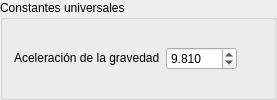
         <widget class="QGroupBox" name="ConstantesBox">
          <property name="title">
           <string>Constantes universales</string>
          </property>
          <layout class="QGridLayout" name="gridLayout_7">
           <item row="0" column="0">
            <widget class="QLabel" name="g_label">
             <property name="sizePolicy">
              <sizepolicy hsizetype="Preferred" vsizetype="Fixed">
               <horstretch>0</horstretch>
               <verstretch>0</verstretch>
              </sizepolicy>
             </property>
             <property name="layoutDirection">
              <enum>Qt::LeftToRight</enum>
             </property>
             <property name="text">
              <string>Aceleración de la gravedad</string>
             </property>
             <property name="alignment">
              <set>Qt::AlignLeading|Qt::AlignLeft|Qt::AlignVCenter</set>
             </property>
            </widget>
           </item>
           <item row="0" column="1">
            <widget class="QDoubleSpinBox" name="g_box">
             <property name="sizePolicy">
              <sizepolicy hsizetype="Fixed" vsizetype="Fixed">
               <horstretch>0</horstretch>
               <verstretch>0</verstretch>
              </sizepolicy>
             </property>
             <property name="suffix">
              <string/>
             </property>
             <property name="decimals">
              <number>3</number>
             </property>
             <property name="minimum">
              <double>0.000000000000000</double>
             </property>
             <property name="maximum">
              <double>100.000000000000000</double>
             </property>
             <property name="singleStep">
              <double>0.100000000000000</double>
             </property>
             <property name="value">
              <double>9.810000000000000</double>
             </property>
            </widget>
           </item>
           <item row="0" column="2">
            <widget class="QLabel" name="g_image">
             <property name="enabled">
              <bool>true</bool>
             </property>
             <property name="sizePolicy">
              <sizepolicy hsizetype="Fixed" vsizetype="Fixed">
               <horstretch>0</horstretch>
               <verstretch>0</verstretch>
              </sizepolicy>
             </property>
             <property name="minimumSize">
              <size>
               <width>20</width>
               <height>20</height>
              </size>
             </property>
             <property name="maximumSize">
              <size>
               <width>30</width>
               <height>40</height>
              </size>
             </property>
             <property name="sizeIncrement">
              <size>
               <width>0</width>
               <height>0</height>
              </size>
             </property>
             <property name="baseSize">
              <size>
               <width>20</width>
               <height>20</height>
              </size>
             </property>
             <property name="text">
              <string/>
             </property>
             <property name="pixmap">
              <pixmap resource="ImágenesUnidades.qrc">:/units/Unidades latex/g.png</pixmap>
             </property>
             <property name="scaledContents">
              <bool>true</bool>
             </property>
            </widget>
           </item>
          </layout>
         </widget>
